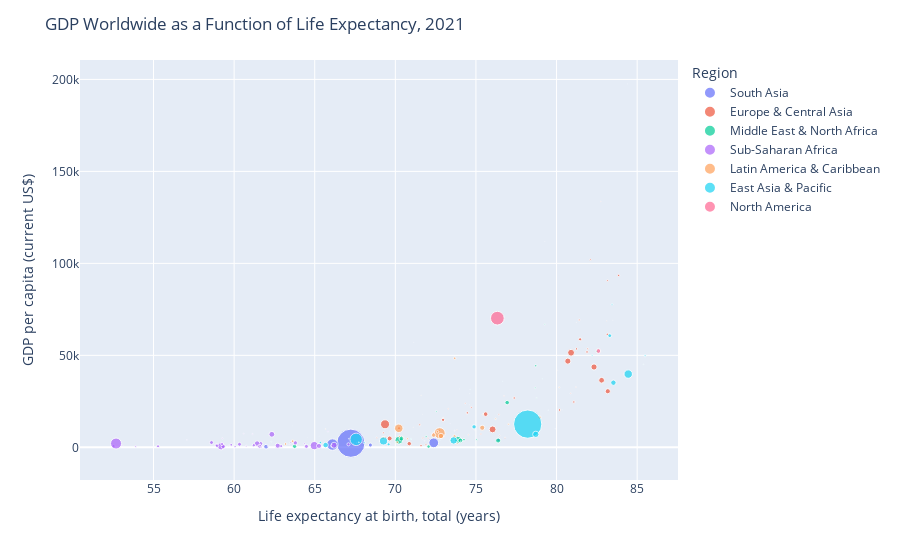

Notebook code for this chart:
### Code cell
# Make scatter plot with total years as a function of life expectancy.  Also, the country name is added to hover_data for reference.
fig1 = px.scatter(df4,x='Life expectancy at birth, total (years)',y='GDP per capita (current US$)',hover_data='Country', color='Region', size="Population, total")
fig1.update_layout(title_text=f' GDP Worldwide as a Function of Life Expectancy, {year_picked}')
fig1.show()

### Figure 1 — Plotly figure (JSON) as saved in the notebook; plotly's stock layout.template omitted (floating-point values rounded to 4 significant figures)
{"data": [{"customdata": [["Afghanistan"], ["Bangladesh"], ["Bhutan"], ["India"], ["Maldives"], ["Nepal"], ["Pakistan"], ["Sri Lanka"]], "hovertemplate": "Region=South Asia<br>Life expectancy at birth, total (years)=%{x}<br>GDP per capita (current US$)=%{y}<br>Population, total=%{marker.size}<br>Country=%{customdata[0]}<extra></extra>", "legendgroup": "South Asia", "marker": {"color": "#636efa", "size": [40099462, 169356251, 777486, 1407563842, 521457, 30034989, 231402117, 22156000], "sizemode": "area", "sizeref": 3530900, "symbol": "circle"}, "mode": "markers", "name": "South Asia", "orientation": "v", "showlegend": true, "type": "scatter", "x": [61.98, 72.38, 71.81, 67.24, 79.92, 68.45, 66.1, 76.4], "xaxis": "x", "y": [355.8, 2458.0, 3560.0, 2238.0, 10080.0, 1229.0, 1506.0, 3997.0], "yaxis": "y"}, {"customdata": [["Albania"], ["Armenia"], ["Austria"], ["Azerbaijan"], ["Belarus"], ["Belgium"], ["Bosnia and Herzegovina"], ["Bulgaria"], ["Channel Islands"], ["Croatia"], ["Cyprus"], ["Czechia"], ["Denmark"], ["Estonia"], ["Faroe Islands"], ["Finland"], ["France"], ["Georgia"], ["Germany"], ["Greece"], ["Greenland"], ["Hungary"], ["Iceland"], ["Ireland"], ["Italy"], ["Kazakhstan"], ["Kosovo"], ["Kyrgyz Republic"], ["Latvia"], ["Liechtenstein"], ["Lithuania"], ["Luxembourg"], ["Moldova"], ["Montenegro"], ["Netherlands"], ["North Macedonia"], ["Norway"], ["Poland"], ["Portugal"], ["Romania"], ["Russian Federation"], ["Serbia"], ["Slovak Republic"], ["Slovenia"], ["Spain"], ["Sweden"], ["Switzerland"], ["Tajikistan"], ["Turkiye"], ["Turkmenistan"], ["Ukraine"], ["United Kingdom"], ["Uzbekistan"]], "hovertemplate": "Region=Europe & Central Asia<br>Life expectancy at birth, total (years)=%{x}<br>GDP per capita (current US$)=%{y}<br>Population, total=%{marker.size}<br>Country=%{customdata[0]}<extra></extra>", "legendgroup": "Europe & Central Asia", "marker": {"color": "#EF553B", "size": [2811666, 2790974, 8955797, 10137750, 9302585, 11586195, 3270943, 6877743, 172683, 3879000, 1244188, 10505772, 5856733, 1330932, 52889, 5541017, 67764304, 3708610, 83196078, 10569207, 56653, 9709891, 372520, 5033164, 59133173, 19000988, 1786038, 6773400, 1884490, 39039, 2800839, 640064, 2595809, 619211, 17533044, 2065092, 5408320, 37747124, 10361831, 19122059, 144130482, 6834326, 5447247, 2108079, 47415794, 10415811, 8704546, 9750064, 84147318, 6341855, 43822901, 67026292, 34915100], "sizemode": "area", "sizeref": 3530900, "symbol": "circle"}, "mode": "markers", "name": "Europe & Central Asia", "orientation": "v", "showlegend": true, "type": "scatter", "x": [76.46, 72.04, 81.24, 69.37, 72.37, 81.89, 75.3, 71.51, 81.23, 76.42, 81.2, 77.37, 81.4, 76.74, 83.5, 81.93, 82.32, 71.69, 80.9, 80.18, 71.15, 74.47, 83.12, 82.1, 82.8, 70.23, 76.81, 71.9, 73.28, 84.4, 74.34, 82.75, 68.85, 73.82, 81.46, 74.54, 83.16, 75.6, 81.07, 72.96, 69.36, 72.73, 74.71, 80.88, 83.18, 83.16, 83.85, 71.59, 76.03, 69.26, 69.65, 80.7, 70.86], "xaxis": "x", "y": [6377.0, 4973.0, 53520.0, 5408.0, 7490.0, 51850.0, 7230.0, 12220.0, 67960.0, 17810.0, 32750.0, 26820.0, 69270.0, 27940.0, 69110.0, 53560.0, 43670.0, 5023.0, 51430.0, 20310.0, 57120.0, 18750.0, 68710.0, 102000.0, 36450.0, 10370.0, 5270.0, 1366.0, 20930.0, 197500.0, 23850.0, 133700.0, 5275.0, 9466.0, 58730.0, 6779.0, 90660.0, 18050.0, 24660.0, 14950.0, 12530.0, 9233.0, 21770.0, 29330.0, 30490.0, 61420.0, 93450.0, 916.7, 9743.0, 7885.0, 4828.0, 46870.0, 1993.0], "yaxis": "y"}, {"customdata": [["Algeria"], ["Bahrain"], ["Djibouti"], ["Egypt, Arab Rep."], ["Iran, Islamic Rep."], ["Iraq"], ["Israel"], ["Jordan"], ["Kuwait"], ["Lebanon"], ["Libya"], ["Malta"], ["Morocco"], ["Oman"], ["Qatar"], ["Saudi Arabia"], ["Syrian Arab Republic"], ["Tunisia"], ["United Arab Emirates"], ["West Bank and Gaza"], ["Yemen, Rep."]], "hovertemplate": "Region=Middle East & North Africa<br>Life expectancy at birth, total (years)=%{x}<br>GDP per capita (current US$)=%{y}<br>Population, total=%{marker.size}<br>Country=%{customdata[0]}<extra></extra>", "legendgroup": "Middle East & North Africa", "marker": {"color": "#00cc96", "size": [44177969, 1463265, 1105557, 109262178, 87923432, 43533592, 9371400, 11148278, 4250114, 5592631, 6735277, 518536, 37076584, 4520471, 2688235, 35950396, 21324367, 12262946, 9365145, 4922749, 32981641], "sizemode": "area", "sizeref": 3530900, "symbol": "circle"}, "mode": "markers", "name": "Middle East & North Africa", "orientation": "v", "showlegend": true, "type": "scatter", "x": [76.38, 78.76, 62.3, 70.22, 73.88, 70.38, 82.5, 74.26, 78.67, 75.05, 71.91, 82.86, 74.04, 72.54, 79.27, 76.94, 72.06, 73.77, 78.71, 73.47, 63.75], "xaxis": "x", "y": [3700.0, 26850.0, 3063.0, 3887.0, 4084.0, 4771.0, 52130.0, 4153.0, 32320.0, 4136.0, 5909.0, 34880.0, 3768.0, 19510.0, 66860.0, 24320.0, 420.6, 3807.0, 44330.0, 3679.0, 543.6], "yaxis": "y"}, {"customdata": [["Angola"], ["Benin"], ["Botswana"], ["Burkina Faso"], ["Burundi"], ["Cabo Verde"], ["Cameroon"], ["Central African Republic"], ["Chad"], ["Comoros"], ["Congo, Dem. Rep."], ["Congo, Rep."], ["Cote d'Ivoire"], ["Equatorial Guinea"], ["Eswatini"], ["Ethiopia"], ["Gabon"], ["Gambia, The"], ["Ghana"], ["Guinea"], ["Guinea-Bissau"], ["Kenya"], ["Lesotho"], ["Liberia"], ["Madagascar"], ["Malawi"], ["Mali"], ["Mauritania"], ["Mauritius"], ["Mozambique"], ["Namibia"], ["Niger"], ["Nigeria"], ["Rwanda"], ["Sao Tome and Principe"], ["Senegal"], ["Seychelles"], ["Sierra Leone"], ["Somalia"], ["South Africa"], ["Sudan"], ["Tanzania"], ["Togo"], ["Uganda"], ["Zambia"], ["Zimbabwe"]], "hovertemplate": "Region=Sub-Saharan Africa <br>Life expectancy at birth, total (years)=%{x}<br>GDP per capita (current US$)=%{y}<br>Population, total=%{marker.size}<br>Country=%{customdata[0]}<extra></extra>", "legendgroup": "Sub-Saharan Africa ", "marker": {"color": "#ab63fa", "size": [34503774, 12996895, 2588423, 22100683, 12551213, 587925, 27198628, 5457154, 17179740, 821625, 95894118, 5835806, 27478249, 1634466, 1192271, 120283026, 2341179, 2639916, 32833031, 13531906, 2060721, 53005614, 2281454, 5193416, 28915653, 19889742, 21904983, 4614974, 1266334, 32077072, 2530151, 25252722, 213401323, 13461888, 223107, 16876720, 99258, 8420641, 17065581, 59392255, 45657202, 63588334, 8644829, 45853778, 19473125, 15993524], "sizemode": "area", "sizeref": 3530900, "symbol": "circle"}, "mode": "markers", "name": "Sub-Saharan Africa ", "orientation": "v", "showlegend": true, "type": "scatter", "x": [61.64, 59.82, 61.14, 59.27, 61.66, 74.05, 60.33, 53.9, 52.52, 63.42, 59.19, 63.52, 58.6, 60.59, 57.07, 64.97, 65.82, 62.08, 63.8, 58.89, 59.65, 61.43, 53.06, 60.75, 64.48, 62.9, 58.94, 64.36, 73.68, 59.33, 59.27, 61.58, 52.68, 66.07, 67.59, 67.09, 73.4, 60.06, 55.28, 62.34, 65.27, 66.2, 61.62, 62.7, 61.22, 59.25], "xaxis": "x", "y": [1927.0, 1361.0, 7239.0, 888.8, 221.2, 3398.0, 1654.0, 461.1, 685.7, 1577.0, 577.0, 2540.0, 2613.0, 7406.0, 4069.0, 925.0, 8636.0, 772.2, 2422.0, 1189.0, 795.1, 2070.0, 1030.0, 675.7, 503.4, 633.6, 881.5, 1998.0, 9069.0, 504.0, 4919.0, 590.6, 2066.0, 821.2, 2350.0, 1634.0, 12960.0, 504.6, 576.5, 7074.0, 749.7, 1146.0, 976.7, 883.5, 1135.0, 1774.0], "yaxis": "y"}, {"customdata": [["Antigua and Barbuda"], ["Argentina"], ["Aruba"], ["Bahamas, The"], ["Barbados"], ["Belize"], ["Bolivia"], ["Brazil"], ["Chile"], ["Colombia"], ["Costa Rica"], ["Cuba"], ["Dominica"], ["Dominican Republic"], ["Ecuador"], ["El Salvador"], ["Grenada"], ["Guatemala"], ["Guyana"], ["Haiti"], ["Honduras"], ["Jamaica"], ["Mexico"], ["Nicaragua"], ["Panama"], ["Paraguay"], ["Peru"], ["Puerto Rico"], ["Sint Maarten (Dutch part)"], ["St. Kitts and Nevis"], ["St. Lucia"], ["St. Martin (French part)"], ["St. Vincent and the Grenadines"], ["Suriname"], ["Trinidad and Tobago"], ["Turks and Caicos Islands"], ["Uruguay"], ["Virgin Islands (U.S.)"]], "hovertemplate": "Region=Latin America & Caribbean <br>Life expectancy at birth, total (years)=%{x}<br>GDP per capita (current US$)=%{y}<br>Population, total=%{marker.size}<br>Country=%{customdata[0]}<extra></extra>", "legendgroup": "Latin America & Caribbean ", "marker": {"color": "#FFA15A", "size": [93219, 45808747, 106537, 407906, 281200, 400031, 12079472, 214326223, 19493184, 51516562, 5153957, 11256372, 72412, 11117873, 17797737, 6314167, 124610, 17109746, 804567, 11447569, 10278345, 2827695, 126705138, 6850540, 4351267, 6703799, 33715471, 3262693, 42668, 47606, 179651, 31948, 104332, 612985, 1525663, 45114, 3426260, 105870], "sizemode": "area", "sizeref": 3530900, "symbol": "circle"}, "mode": "markers", "name": "Latin America & Caribbean ", "orientation": "v", "showlegend": true, "type": "scatter", "x": [78.5, 75.39, 74.63, 71.6, 77.57, 70.47, 63.63, 72.75, 78.94, 72.83, 77.02, 73.68, 72.81, 72.61, 73.67, 70.75, 74.94, 69.24, 65.67, 63.19, 70.12, 70.5, 70.21, 73.84, 76.22, 70.26, 72.38, 80.16, 73.97, 71.68, 71.11, 80.38, 69.63, 70.27, 72.97, 74.59, 75.44, 80.07], "xaxis": "x", "y": [17180.0, 10650.0, 29130.0, 28260.0, 17510.0, 6061.0, 3345.0, 7697.0, 16240.0, 6183.0, 12600.0, 48440.0, 7668.0, 8477.0, 5965.0, 4664.0, 9011.0, 5029.0, 9995.0, 1824.0, 2772.0, 5184.0, 10360.0, 2065.0, 15490.0, 5959.0, 6635.0, 32600.0, 31710.0, 18040.0, 10920.0, 20320.0, 8360.0, 5027.0, 16060.0, 23160.0, 17920.0, 41980.0], "yaxis": "y"}, {"customdata": [["Australia"], ["Brunei Darussalam"], ["Cambodia"], ["China"], ["Fiji"], ["French Polynesia"], ["Guam"], ["Hong Kong SAR, China"], ["Indonesia"], ["Japan"], ["Kiribati"], ["Korea, Rep."], ["Lao PDR"], ["Macao SAR, China"], ["Malaysia"], ["Marshall Islands"], ["Micronesia, Fed. Sts."], ["Mongolia"], ["Myanmar"], ["Nauru"], ["New Caledonia"], ["New Zealand"], ["Papua New Guinea"], ["Philippines"], ["Samoa"], ["Singapore"], ["Solomon Islands"], ["Thailand"], ["Timor-Leste"], ["Tonga"], ["Tuvalu"], ["Vanuatu"], ["Viet Nam"]], "hovertemplate": "Region=East Asia & Pacific<br>Life expectancy at birth, total (years)=%{x}<br>GDP per capita (current US$)=%{y}<br>Population, total=%{marker.size}<br>Country=%{customdata[0]}<extra></extra>", "legendgroup": "East Asia & Pacific", "marker": {"color": "#19d3f3", "size": [25685412, 445373, 16589023, 1412360000, 924610, 304032, 170534, 7413100, 273753191, 125681593, 128874, 51744876, 7425057, 686607, 33573874, 42050, 113131, 3347782, 53798084, 12511, 270390, 5111400, 9949437, 113880328, 218764, 5453566, 707851, 71601103, 1320942, 106017, 11204, 319137, 97468029], "sizemode": "area", "sizeref": 3530900, "symbol": "circle"}, "mode": "markers", "name": "East Asia & Pacific", "orientation": "v", "showlegend": true, "type": "scatter", "x": [83.3, 74.64, 69.58, 78.21, 67.11, 79.49, 76.66, 85.49, 67.57, 84.45, 67.42, 83.53, 68.06, 85.4, 74.88, 65.27, 70.71, 70.97, 65.67, 63.62, 79.13, 82.21, 65.35, 69.27, 72.77, 83.44, 70.35, 78.72, 67.74, 70.99, 64.55, 70.45, 73.62], "xaxis": "x", "y": [60700.0, 31450.0, 1625.0, 12620.0, 4656.0, 20230.0, 35900.0, 49760.0, 4334.0, 39830.0, 1766.0, 35140.0, 2536.0, 45100.0, 11130.0, 6130.0, 3589.0, 4566.0, 1232.0, 11630.0, 37250.0, 50000.0, 2625.0, 3461.0, 3858.0, 77710.0, 2233.0, 7061.0, 2742.0, 4426.0, 5373.0, 3045.0, 3756.0], "yaxis": "y"}, {"customdata": [["Bermuda"], ["Canada"], ["United States"]], "hovertemplate": "Region=North America<br>Life expectancy at birth, total (years)=%{x}<br>GDP per capita (current US$)=%{y}<br>Population, total=%{marker.size}<br>Country=%{customdata[0]}<extra></extra>", "legendgroup": "North America", "marker": {"color": "#FF6692", "size": [63764, 38226498, 332031554], "sizemode": "area", "sizeref": 3530900, "symbol": "circle"}, "mode": "markers", "name": "North America", "orientation": "v", "showlegend": true, "type": "scatter", "x": [79.28, 82.6, 76.33], "xaxis": "x", "y": [111800.0, 52360.0, 70220.0], "yaxis": "y"}], "layout": {"autosize": true, "legend": {"itemsizing": "constant", "title": {"text": "Region"}, "tracegroupgap": 0}, "margin": {"t": 60}, "title": {"text": " GDP Worldwide as a Function of Life Expectancy, 2021"}, "xaxis": {"anchor": "y", "autorange": true, "domain": [0, 1], "range": [50.54, 87.48], "title": {"text": "Life expectancy at birth, total (years)"}, "type": "linear"}, "yaxis": {"anchor": "x", "autorange": true, "domain": [0, 1], "range": [-26950.0, 212800.0], "title": {"text": "GDP per capita (current US$)"}, "type": "linear"}}}
